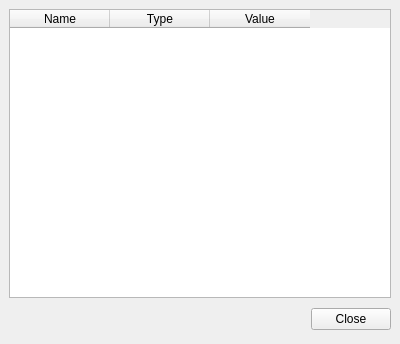
<ui version="4.0" >
 <class>VariableEditorForm</class>
 <widget class="QWidget" name="VariableEditorForm" >
  <property name="geometry" >
   <rect>
    <x>0</x>
    <y>0</y>
    <width>400</width>
    <height>344</height>
   </rect>
  </property>
  <property name="windowTitle" >
   <string>Variable editor</string>
  </property>
  <layout class="QVBoxLayout" >
   <property name="spacing" >
    <number>6</number>
   </property>
   <property name="leftMargin" >
    <number>9</number>
   </property>
   <property name="topMargin" >
    <number>9</number>
   </property>
   <property name="rightMargin" >
    <number>9</number>
   </property>
   <property name="bottomMargin" >
    <number>9</number>
   </property>
   <item>
    <widget class="QTableWidget" name="tableWidget" >
     <property name="rowCount" >
      <number>0</number>
     </property>
     <property name="columnCount" >
      <number>3</number>
     </property>
     <column>
      <property name="text" >
       <string>Name</string>
      </property>
     </column>
     <column>
      <property name="text" >
       <string>Type</string>
      </property>
     </column>
     <column>
      <property name="text" >
       <string>Value</string>
      </property>
     </column>
    </widget>
   </item>
   <item>
    <layout class="QHBoxLayout" >
     <property name="spacing" >
      <number>6</number>
     </property>
     <property name="leftMargin" >
      <number>0</number>
     </property>
     <property name="topMargin" >
      <number>0</number>
     </property>
     <property name="rightMargin" >
      <number>0</number>
     </property>
     <property name="bottomMargin" >
      <number>0</number>
     </property>
     <item>
      <spacer>
       <property name="orientation" >
        <enum>Qt::Horizontal</enum>
       </property>
       <property name="sizeHint" >
        <size>
         <width>36</width>
         <height>31</height>
        </size>
       </property>
      </spacer>
     </item>
     <item>
      <widget class="QPushButton" name="closePB" >
       <property name="text" >
        <string>Close</string>
       </property>
      </widget>
     </item>
    </layout>
   </item>
  </layout>
 </widget>
 <resources/>
 <connections>
  <connection>
   <sender>closePB</sender>
   <signal>clicked()</signal>
   <receiver>VariableEditorForm</receiver>
   <slot>close()</slot>
   <hints>
    <hint type="sourcelabel" >
     <x>339</x>
     <y>320</y>
    </hint>
    <hint type="destinationlabel" >
     <x>371</x>
     <y>341</y>
    </hint>
   </hints>
  </connection>
 </connections>
</ui>
